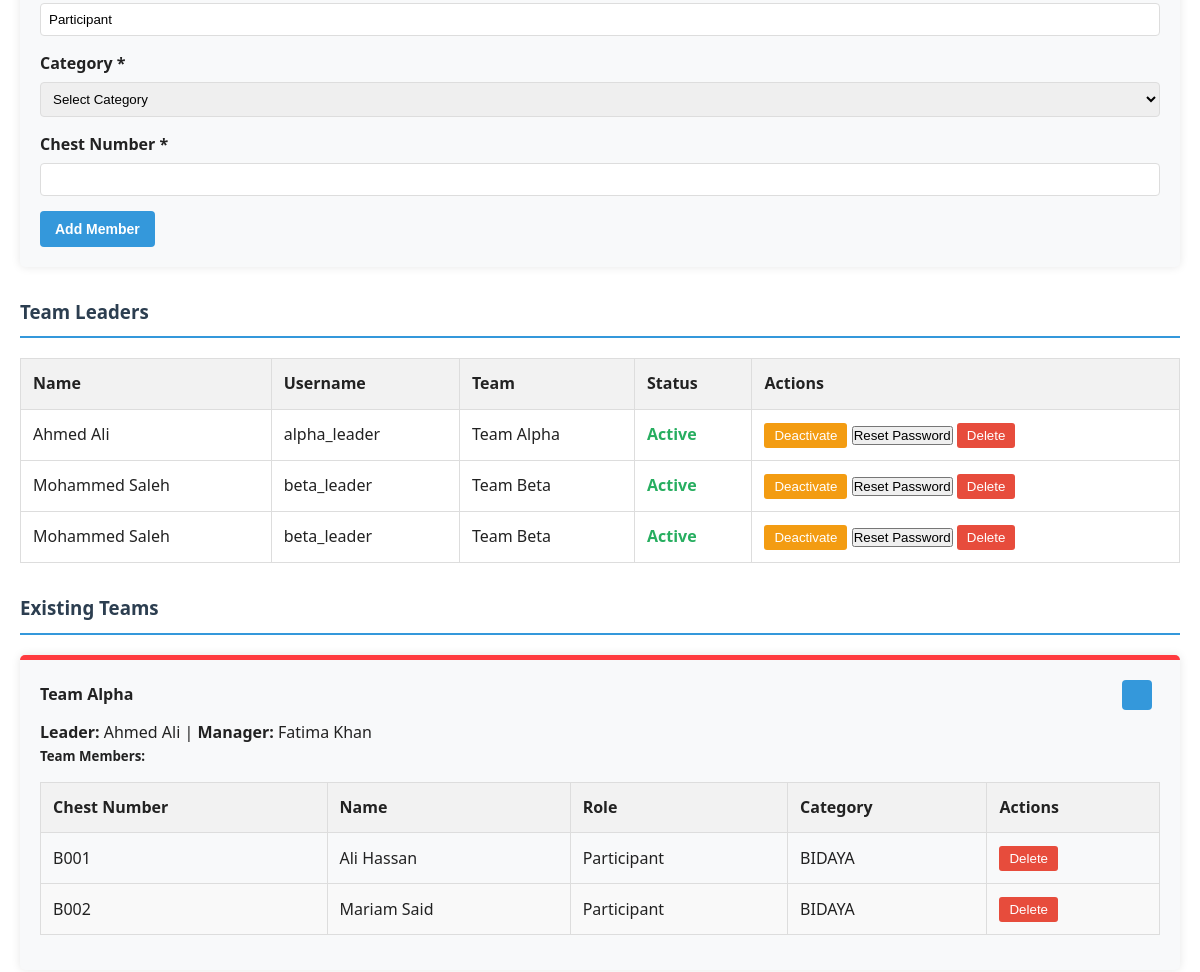
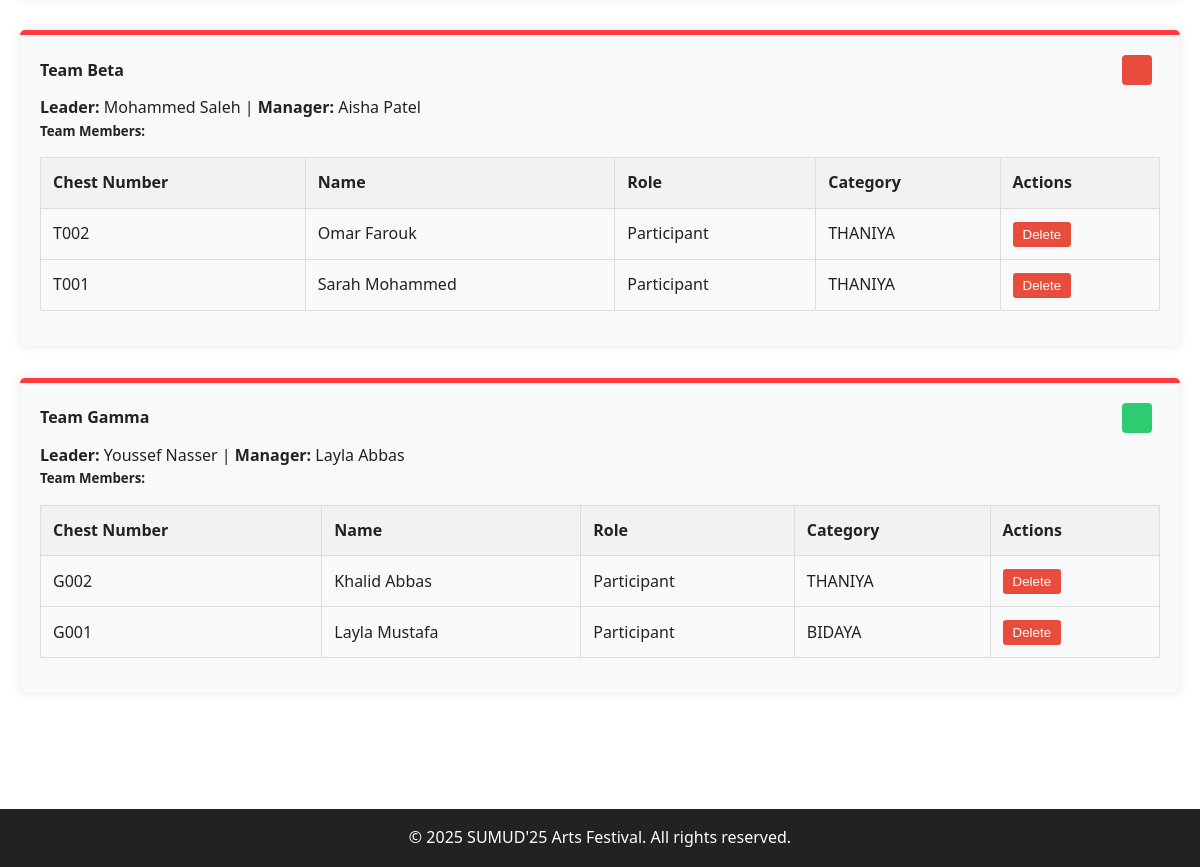
Before: /teams_fixed.php (signed in, lower part) with the older database file (2 pictures, top to bottom).
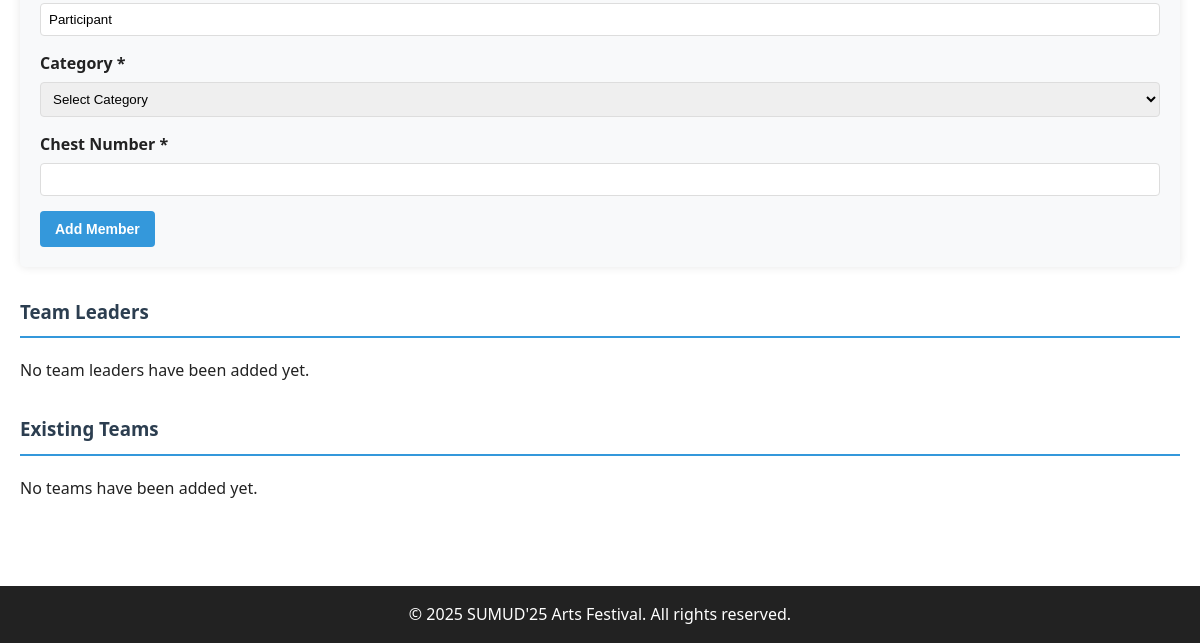
After: the same page with the newer database file.
### tables this page shows
CREATE TABLE IF NOT EXISTS team_leaders (
    id INT AUTO_INCREMENT PRIMARY KEY,
    username VARCHAR(50) UNIQUE NOT NULL,
    password_hash VARCHAR(255) NOT NULL,
    full_name VARCHAR(100),
    team_id INT,
    is_active BOOLEAN DEFAULT TRUE,
    photo_path VARCHAR(255),
    created_at TIMESTAMP DEFAULT CURRENT_TIMESTAMP,
    FOREIGN KEY (team_id) REFERENCES teams(id) ON DELETE SET NULL
);

CREATE TABLE IF NOT EXISTS teams (
    id INT AUTO_INCREMENT PRIMARY KEY,
    name VARCHAR(100) NOT NULL,
    category ENUM('BIDAYA', 'THANIYA') NOT NULL,
    teacher_name VARCHAR(100),
    contact_number VARCHAR(20),
    email VARCHAR(100),
    created_at TIMESTAMP DEFAULT CURRENT_TIMESTAMP
);

### teams_fixed.php (the view, shortened to what the changed rows need)
<?php
include '../includes/config.php';
try {
    $stmt = $pdo->query("SELECT id, name FROM teams ORDER BY name");
    $teams = $stmt->fetchAll();
} catch (PDOException $e) {
    $error_message = "Error fetching teams: " . $e->getMessage();
    $teams = [];
}
try {
    $stmt = $pdo->query("SELECT tl.*, t.name as team_name FROM team_leaders tl LEFT JOIN teams t ON tl.team_id = t.id ORDER BY tl.team_id");
    $team_leaders = $stmt->fetchAll();
} catch (PDOException $e) {
    $error_message = "Error fetching team leaders: " . $e->getMessage();
    $team_leaders = [];
}
try {
    $stmt = $pdo->query("SELECT * FROM teams ORDER BY name");
    $teams = $stmt->fetchAll();
    $team_members = [];
    foreach ($teams as $team) {
        $stmt = $pdo->prepare("SELECT * FROM team_members WHERE team_id = ? ORDER BY name");
        $stmt->execute([$team['id']]);
        $team_members[$team['id']] = $stmt->fetchAll();
    }
} catch (PDOException $e) {
    $error_message = "Error fetching teams and members: " . $e->getMessage();
    $teams = [];
    $team_members = [];
}
?>
<!DOCTYPE html>
<html lang="en">
<head>
    <link rel="stylesheet" href="../css/styles.css">
</head>
<body>
    <main>
        <div class="admin-container">
            <section>
                <h3 class="section-title">Team Leaders</h3>
                <?php if (count($team_leaders) > 0): ?>
                <table class="results-table">
                    <thead>
                        <tr>
                            <th>Name</th>
                            <th>Username</th>
                            <th>Team</th>
                            <th>Status</th>
                            <th>Actions</th>
                        </tr>
                    </thead>
                    <tbody>
                        <?php foreach ($team_leaders as $leader): ?>
                        <tr>
                            <td><?php echo htmlspecialchars($leader['full_name']); ?></td>
                            <td><?php echo htmlspecialchars($leader['username']); ?></td>
                            <td><?php echo htmlspecialchars($leader['team_name'] ?? 'Unassigned'); ?></td>
                            <td>
                                <span class="<?php echo isset($leader['is_active']) && $leader['is_active'] ? 'status-active' : 'status-inactive'; ?>">
                                    <?php echo isset($leader['is_active']) && $leader['is_active'] ? 'Active' : 'Inactive'; ?>
                                </span>
                            </td>
                            <td>
                                <form method="POST" style="display: inline-block;">
                                    <?php if (isset($leader['is_active']) && $leader['is_active']): ?>
                                        <button type="submit" class="deactivate-btn" onclick="return confirm('Are you sure you want to deactivate this team leader?')">Deactivate</button>
                                    <?php else: ?>
                                        <button type="submit" class="activate-btn" onclick="return confirm('Are you sure you want to activate this team leader?')">Activate</button>
                                    <?php endif; ?>
                                </form>
                                <button onclick="showPasswordForm(<?php echo $leader['id']; ?>)">Reset Password</button>
                                <button class="delete-btn" onclick="confirmDelete(<?php echo $leader['id']; ?>, 'leader')">Delete</button>
                            </td>
                        </tr>
                        <?php endforeach; ?>
                    </tbody>
                </table>
                <?php else: ?>
                <p>No team leaders have been added yet.</p>
                <?php endif; ?>
            </section>
            <section>
                <h3 class="section-title">Existing Teams</h3>
                <?php if (count($teams) > 0): ?>
                    <?php foreach ($teams as $team): ?>
                    <div class="admin-form" style="margin-bottom: 2rem;">
                        <div class="team-header">
                            <h4><?php echo htmlspecialchars($team['name']); ?></h4>
                            <div class="team-color-box" style="background-color: <?php echo htmlspecialchars($team['color']); ?>;"></div>
                        </div>
                        <p><strong>Leader:</strong> <?php echo htmlspecialchars($team['leader']); ?> |
                           <strong>Manager:</strong> <?php echo htmlspecialchars($team['manager']); ?></p>
                        <h5>Team Members:</h5>
                        <?php if (isset($team_members[$team['id']]) && count($team_members[$team['id']]) > 0): ?>
                        <table class="results-table">
                            <thead>
                                <tr>
                                    <th>Chest Number</th>
                                    <th>Name</th>
                                    <th>Role</th>
                                    <th>Category</th>
                                    <th>Actions</th>
                                </tr>
                            </thead>
                            <tbody>
                                <?php foreach ($team_members[$team['id']] as $member): ?>
                                <tr>
                                    <td><?php echo htmlspecialchars($member['chest_number']); ?></td>
                                    <td><?php echo htmlspecialchars($member['name']); ?></td>
                                    <td><?php echo htmlspecialchars($member['role']); ?></td>
                                    <td><?php echo htmlspecialchars($member['category']); ?></td>
                                    <td>
                                        <button class="delete-btn" onclick="confirmDelete(<?php echo $member['id']; ?>, 'member')">Delete</button>
                                    </td>
                                </tr>
                                <?php endforeach; ?>
                            </tbody>
                        </table>
                        <?php else: ?>
                        <p>No members added to this team yet.</p>
                        <?php endif; ?>
                    </div>
                    <?php endforeach; ?>
                <?php else: ?>
                <p>No teams have been added yet.</p>
                <?php endif; ?>
            </section>
        </div>
    </main>
</body>
</html>

Changed rows visible on the page:
removed team_leaders: full_name "Ahmed Ali", username "alpha_leader", team.name "Team Alpha", is_active "Active"
removed team_leaders: full_name "Mohammed Saleh", username "beta_leader", team.name "Team Beta", is_active "Active"
removed teams: name "Team Alpha", leader "Ahmed Ali", manager "Fatima Khan"
no longer on this page (row unchanged): team_members: chest_number "B001", name "Ali Hassan", role "Participant", category "BIDAYA", shown under "Team Alpha"
no longer on this page (row unchanged): team_members: chest_number "B002", name "Mariam Said", role "Participant", category "BIDAYA", shown under "Team Alpha"
removed teams: name "Team Beta", leader "Mohammed Saleh", manager "Aisha Patel"
no longer on this page (row unchanged): team_members: chest_number "T002", name "Omar Farouk", role "Participant", category "THANIYA", shown under "Team Beta"
no longer on this page (row unchanged): team_members: chest_number "T001", name "Sarah Mohammed", role "Participant", category "THANIYA", shown under "Team Beta"
removed teams: name "Team Gamma", leader "Youssef Nasser", manager "Layla Abbas"
no longer on this page (row unchanged): team_members: chest_number "G002", name "Khalid Abbas", role "Participant", category "THANIYA", shown under "Team Gamma"
no longer on this page (row unchanged): team_members: chest_number "G001", name "Layla Mustafa", role "Participant", category "BIDAYA", shown under "Team Gamma"
Other visible differences:
text no longer shown: "Name Username Team Status Actions"
text now shown: "No team leaders have been added yet. No teams have been added yet."
